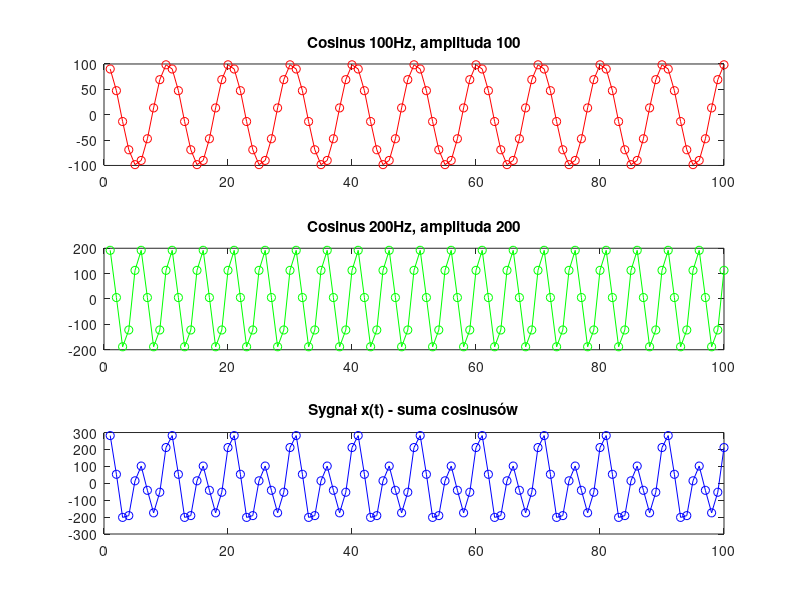
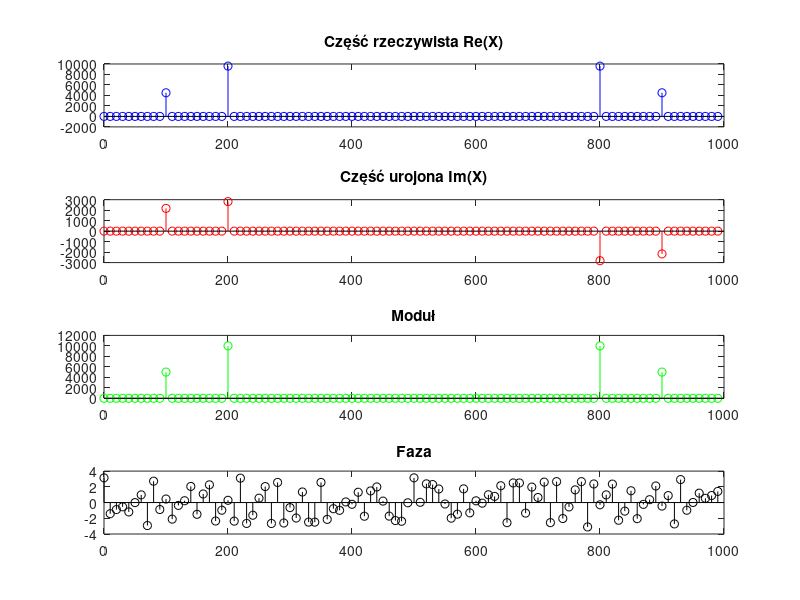
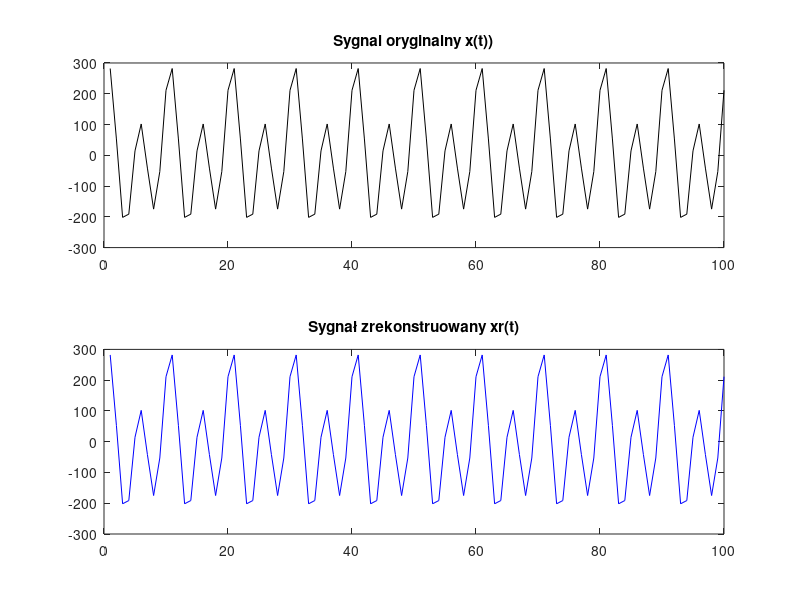
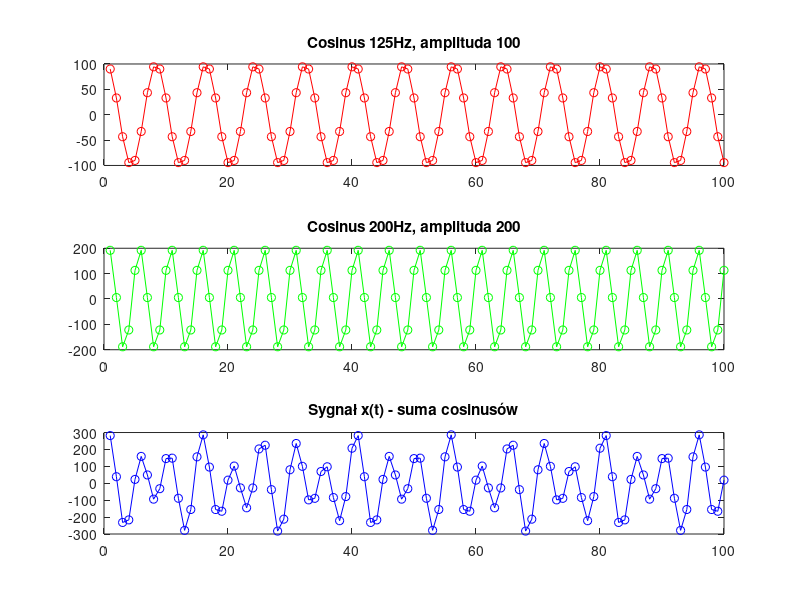

Reproduce these figures in MATLAB, in order.


clear all;
clc;

%-----1-----%
%-- Tworzenie macierzy A transformacji DFT --%
N = 100;

for k = 1:N
    for n = 1:N
        A(k,n) = (1/sqrt(N))*((exp(1i*2*pi/N))^(-(k-1)*(n-1)));
    end
end


%-- Tworzenie sygnału x --%

fs = 1000;

f1 = 100;
f2 = 200;

A1 = 100;
A2 = 200;

o1 = (pi/7);
o2 = (pi/11);

% Czas próbkowania %
T = 0.1;

% Jedna próbka %
fs1 = 1/fs;  
fs2 = 1/fs;  

% Próbki %
tfs1 = 0:fs1:T;
tfs2 = 0:fs2:T;
tfs1 = tfs1(1,1:100);
tfs2 = tfs2(1,1:100);

x1 = A1*cos(2*pi*f1*tfs1 + o1);
x2 = A2*cos(2*pi*f2*tfs2 + o2);
x =  x1 + x2; % sygnal x %

figure(1);
subplot(3,1,1);
plot(x1, 'r-o');
title('Cosinus 100Hz, amplituda 100');

subplot(3,1,2);
plot(x2, 'g-o');
title('Cosinus 200Hz, amplituda 200');

subplot(3,1,3);
plot(x, 'b-o');
title('Sygnał x(t) - suma cosinusów');

% DFT %
%X = A * x';
X = fft(x);


%-- rysowanie widma itd. --%
rX = real(X); %część rzeczywista
imX = imag(X); %część urojona
zX = abs(X); %moduł
phX = angle(X); %faza

f = fs*(0:N-1)/N;

figure(2);
subplot(4,1,1);
stem(f,rX, 'b o');
title('Część rzeczywista Re(X)');

subplot(4,1,2);
stem(f,imX, 'r o');
title('Część urojona Im(X)');

subplot(4,1,3);
stem(f,zX, 'g o');
title('Moduł');

subplot(4,1,4);
stem(f,phX, 'k o');
title('Faza');

%-- wyznaczanie macierzy B rekonstrukcji --%
%B = (conj(A))'; %dwuznaczna treść polecenia
B = A';
%xr = B*X;
xr = ifft(X);

figure(3);
subplot(2,1,1);
plot(x, 'k');
title('Sygnal oryginalny x(t))');
subplot(2,1,2);
plot(real(xr), 'b');
title('Sygnał zrekonstruowany xr(t)');

blad1 = max(max(abs(x - xr'))); % blad rekonstrukcji %
fprintf('Zrekonstruowano sygnał x do xr z błędem: %u\n', blad1);

X = fft(x);
xr = ifft(X);

blad2 = max(max(abs(x - xr))); % blad rekonstrukcji %
fprintf('Zrekonstruowano sygnał metodami fft/ifft z błędem: %u\n', blad2);

roznica = (blad2/blad1);
fprintf('Różnica w rekonstrukcjach = %u ---> Podobieństwo do 1/N\n', roznica);



%-- Zmiana f1 na 125Hz --%
f1 = 125;
x1 = A1*cos(2*pi*f1*tfs1 + o1);
x2 = A2*cos(2*pi*f2*tfs2 + o2);
x =  x1 + x2; % sygnal x %

figure(4);
subplot(3,1,1);
plot(x1, 'r-o');
title('Cosinus 125Hz, amplituda 100');

subplot(3,1,2);
plot(x2, 'g-o');
title('Cosinus 200Hz, amplituda 200');

subplot(3,1,3);
plot(x, 'b-o');
title('Sygnał x(t) - suma cosinusów');

% DFT %
X = A * x';


%-- rysowanie widma itd. --%
rX = real(X); %część rzeczywista
imX = imag(X); %część urojona
zX = abs(X); %moduł
phX = angle(X); %faza

%f =(0:N-1)*fs/N;

figure(5);
subplot(4,1,1);
stem(f,rX, 'b o');
title('Część rzeczywista Re(X) (f1 = 125Hz)');

subplot(4,1,2);
stem(f,imX, 'r o');
title('Część urojona Im(X) (f1 = 125Hz)');

subplot(4,1,3);
stem(f,zX, 'g o');
title('Moduł (f1 = 125Hz)');

subplot(4,1,4);
stem(f,phX, 'k o');
title('Faza (f1 = 125Hz)');
